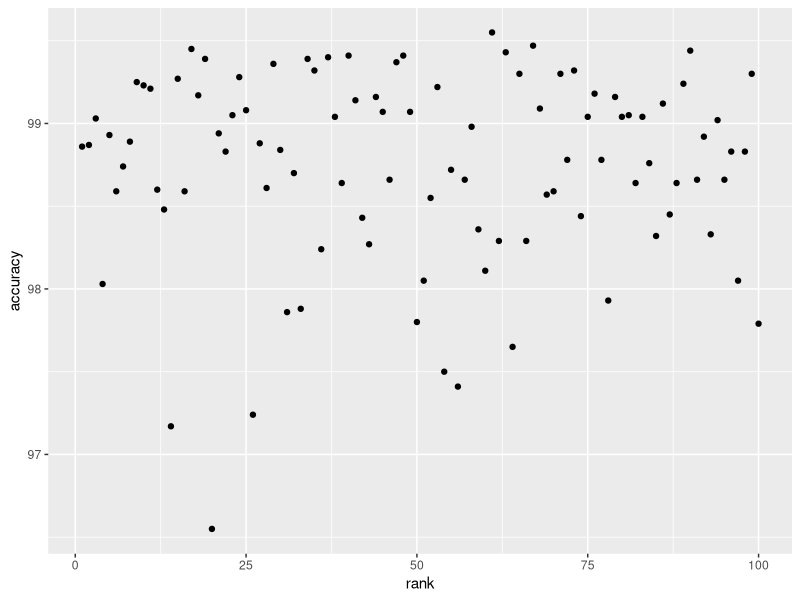
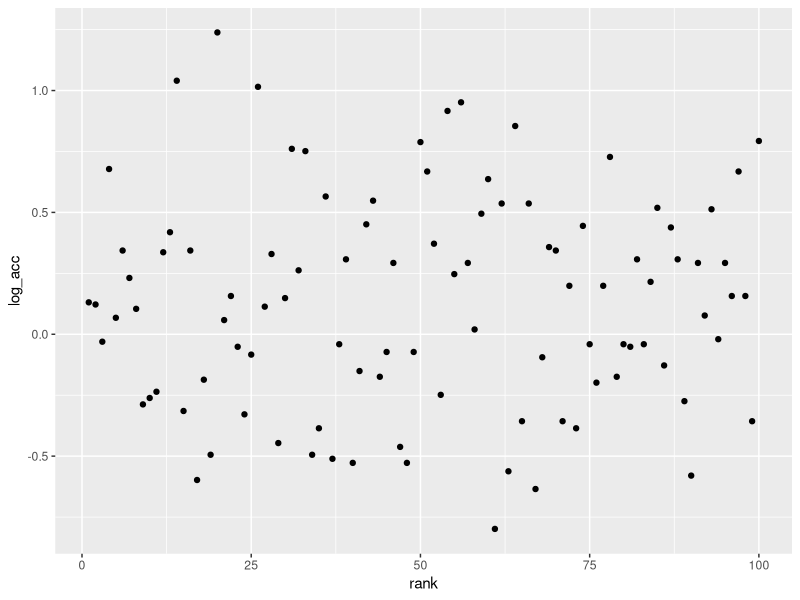
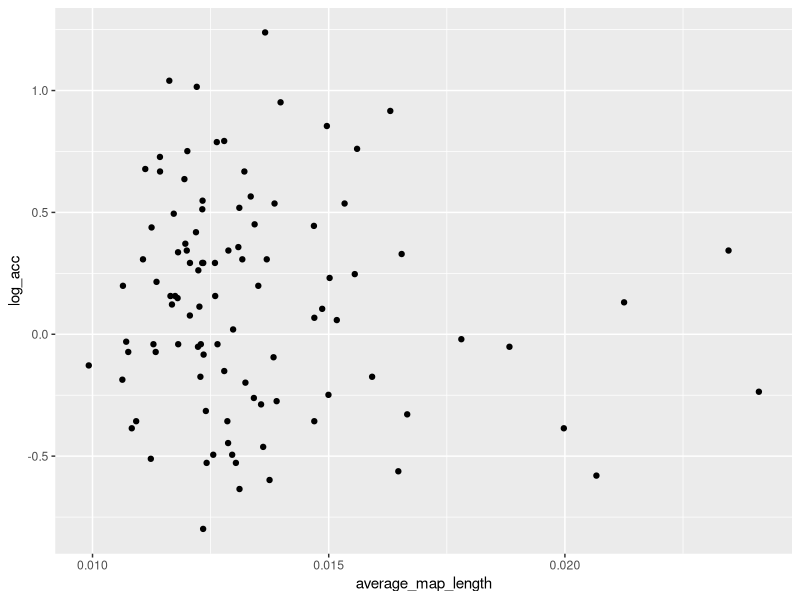
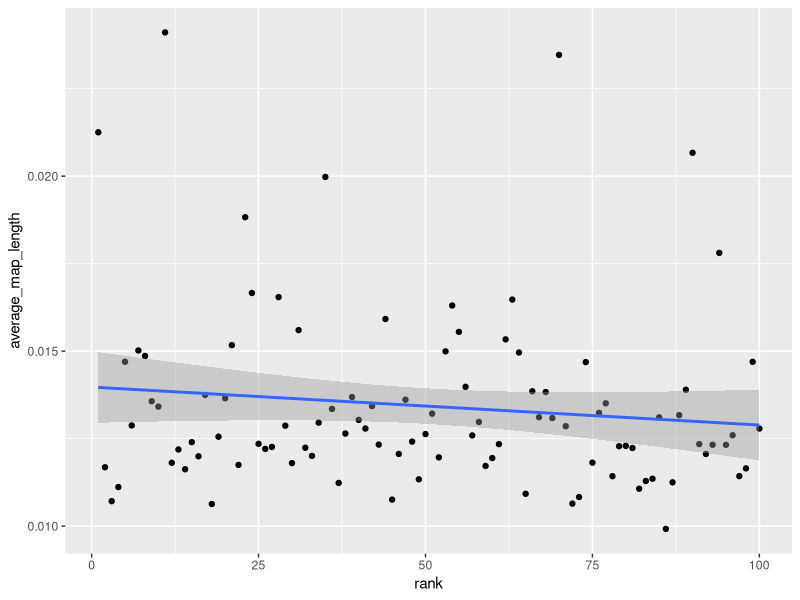
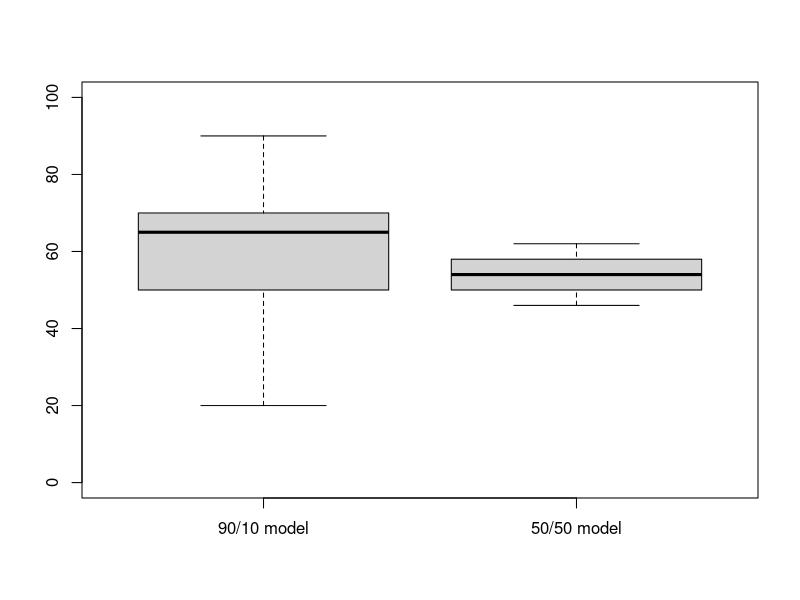

The R source for these figures, in order:
## ---- chunk 1
knitr::opts_chunk$set(echo = TRUE)
dat = read.csv("ranking.csv")
library(ggplot2)
library(dplyr)
library(class)
## ---- chunk 2
ggplot(dat, aes(x=rank, y=accuracy)) + geom_point()
## ---- chunk 3
dat <- mutate(dat, average_map_length = hours/play_count) %>%
  mutate(average_hit_rate = total_hits/hours) %>%
  mutate(average_map_hits = total_hits/play_count) %>%
  mutate(log_acc = log(100 - accuracy))
ggplot(dat, aes(x=rank, y=log_acc)) + geom_point()
## ---- chunk 4
ggplot(dat, aes(x=average_map_length, y=log_acc)) + geom_point()
## ---- chunk 5
ggplot(dat, aes(x=rank, y=average_map_length)) + geom_point() + geom_smooth(method="lm")
## ---- chunk 6
knn_100 <- function(size){
  #randomly sample 90% of rows
  rand <- sample(1:nrow(dat), size*nrow(dat))
  #create a norm function
  norm <- function(x) {(x-min(x))/(max(x)-min(x))}
  norm_dat <- as.data.frame(lapply(dat[, c(8, 10)], norm))
  #extract training set and testing set from normalized data
  dat_train = norm_dat[rand,]
  dat_test = norm_dat[-rand,]
  #get prediction target (level column) and test target
  target_dat <- as.factor(dat[rand,7])
  target_test <- as.factor(dat[-rand,7])
  #run knn function
  predict <- knn(dat_train, dat_test, cl=target_dat, k=10)
  #confusion matrix
  tbl <- table(predict, target_test)
  #accuracy function
  accuracy <- function(x){sum(diag(x)/(sum(rowSums(x)))) * 100}
  #call model accuracy function
  accuracy(tbl)
}
knn_100(0.9)
## ---- chunk 7
#generate a vector of accuracies when running the knn model with 90% of the set as training data
accs90 = c()
for(x in 1:10){
  accs90 <- c(accs90, knn_100(0.9))
}

#now generate the same vector but training on 50% of the data
accs50 = c()
for(x in 1:10){
  accs50 = c(accs50, knn_100(0.5))
}

#display of boxplot of the distributions of accuracy for these two models
boxplot(accs90, accs50, names=c("90/10 model", "50/50 model"), ylim = c(0, 100))
